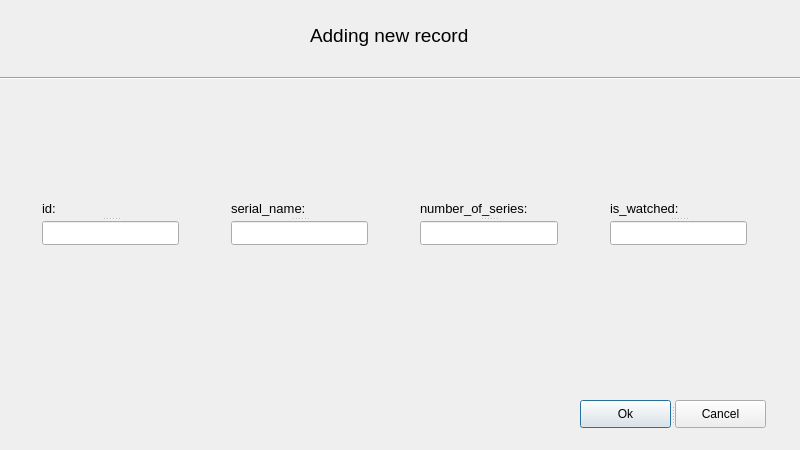
<?xml version="1.0" encoding="UTF-8"?>
<ui version="4.0">
 <class>AddDialog</class>
 <widget class="QDialog" name="AddDialog">
  <property name="geometry">
   <rect>
    <x>0</x>
    <y>0</y>
    <width>800</width>
    <height>450</height>
   </rect>
  </property>
  <property name="minimumSize">
   <size>
    <width>0</width>
    <height>0</height>
   </size>
  </property>
  <property name="maximumSize">
   <size>
    <width>16777215</width>
    <height>16777215</height>
   </size>
  </property>
  <property name="windowTitle">
   <string>Adding new record</string>
  </property>
  <property name="windowOpacity">
   <double>2.000000000000000</double>
  </property>
  <widget class="QLabel" name="label">
   <property name="geometry">
    <rect>
     <x>310</x>
     <y>20</y>
     <width>201</width>
     <height>31</height>
    </rect>
   </property>
   <property name="font">
    <font>
     <pointsize>14</pointsize>
    </font>
   </property>
   <property name="text">
    <string>Adding new record</string>
   </property>
  </widget>
  <widget class="Line" name="line">
   <property name="geometry">
    <rect>
     <x>0</x>
     <y>70</y>
     <width>801</width>
     <height>16</height>
    </rect>
   </property>
   <property name="orientation">
    <enum>Qt::Horizontal</enum>
   </property>
  </widget>
  <widget class="QSplitter" name="splitter">
   <property name="geometry">
    <rect>
     <x>580</x>
     <y>400</y>
     <width>186</width>
     <height>28</height>
    </rect>
   </property>
   <property name="orientation">
    <enum>Qt::Horizontal</enum>
   </property>
   <widget class="QPushButton" name="okButton">
    <property name="enabled">
     <bool>true</bool>
    </property>
    <property name="text">
     <string>Ok</string>
    </property>
    <property name="default">
     <bool>true</bool>
    </property>
   </widget>
   <widget class="QPushButton" name="cancelButton">
    <property name="text">
     <string>Cancel</string>
    </property>
   </widget>
  </widget>
  <widget class="QSplitter" name="splitter_2">
   <property name="geometry">
    <rect>
     <x>42</x>
     <y>200</y>
     <width>137</width>
     <height>45</height>
    </rect>
   </property>
   <property name="orientation">
    <enum>Qt::Vertical</enum>
   </property>
   <widget class="QLabel" name="label_2">
    <property name="font">
     <font>
      <pointsize>10</pointsize>
     </font>
    </property>
    <property name="text">
     <string>id:</string>
    </property>
    <property name="buddy">
     <cstring>idEdit</cstring>
    </property>
   </widget>
   <widget class="QLineEdit" name="idEdit"/>
  </widget>
  <widget class="QSplitter" name="splitter_3">
   <property name="geometry">
    <rect>
     <x>231</x>
     <y>200</y>
     <width>137</width>
     <height>45</height>
    </rect>
   </property>
   <property name="orientation">
    <enum>Qt::Vertical</enum>
   </property>
   <widget class="QLabel" name="label_3">
    <property name="font">
     <font>
      <pointsize>10</pointsize>
     </font>
    </property>
    <property name="text">
     <string>serial_name:</string>
    </property>
    <property name="buddy">
     <cstring>serialNameEdit</cstring>
    </property>
   </widget>
   <widget class="QLineEdit" name="serialNameEdit"/>
  </widget>
  <widget class="QSplitter" name="splitter_4">
   <property name="geometry">
    <rect>
     <x>420</x>
     <y>200</y>
     <width>138</width>
     <height>45</height>
    </rect>
   </property>
   <property name="orientation">
    <enum>Qt::Vertical</enum>
   </property>
   <widget class="QLabel" name="label_4">
    <property name="font">
     <font>
      <pointsize>10</pointsize>
     </font>
    </property>
    <property name="text">
     <string>number_of_series:</string>
    </property>
    <property name="buddy">
     <cstring>numSeriesEdit</cstring>
    </property>
   </widget>
   <widget class="QLineEdit" name="numSeriesEdit"/>
  </widget>
  <widget class="QSplitter" name="splitter_5">
   <property name="geometry">
    <rect>
     <x>610</x>
     <y>200</y>
     <width>137</width>
     <height>45</height>
    </rect>
   </property>
   <property name="orientation">
    <enum>Qt::Vertical</enum>
   </property>
   <widget class="QLabel" name="label_5">
    <property name="font">
     <font>
      <pointsize>10</pointsize>
     </font>
    </property>
    <property name="text">
     <string>is_watched:</string>
    </property>
    <property name="buddy">
     <cstring>isWatchedEdit</cstring>
    </property>
   </widget>
   <widget class="QLineEdit" name="isWatchedEdit"/>
  </widget>
 </widget>
 <resources/>
 <connections/>
</ui>
